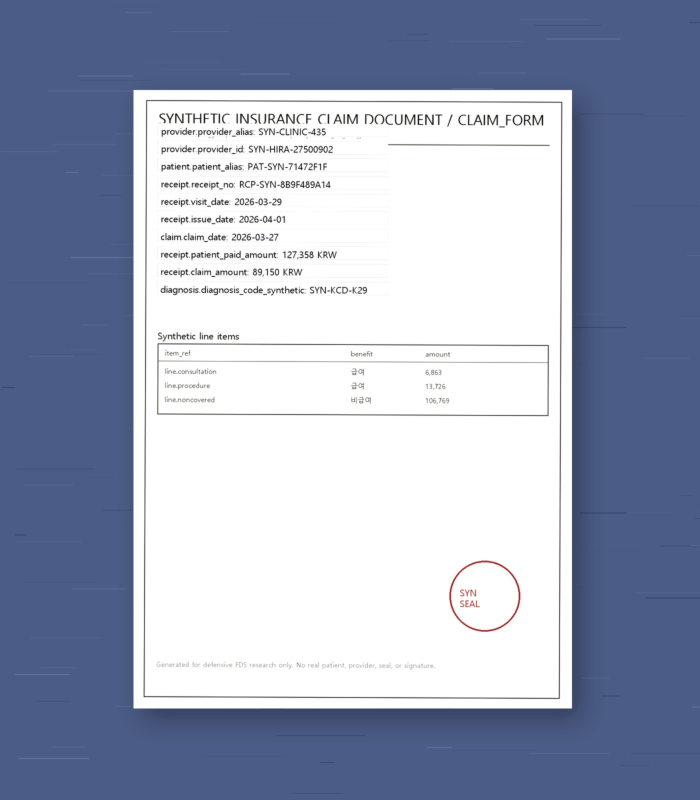
#> input picture data/insurance-fds-generated/camera-v1/images/AF/AF_CAMERA_IMAGE_CLAIM_FORM_0049_V01.png, 1400 x 1600 px (shown at 1/2 size)
$ python -i profile_real_web_document_candidates.py   (imports and definitions only)
#> lines starting #> are read from the running program, lines starting #| are printed output that depends on the picture; after the words box and inside, x2 and y2 are one past the last pixel; in counts of white or black regions, pixels touching at a corner belong together
from __future__ import annotations

import argparse
import json
import shutil
from dataclasses import asdict, dataclass
from pathlib import Path
from typing import Any

import cv2
import numpy as np
from PIL import Image, ImageDraw


NEGATIVE_CONTEXT_TERMS = [
    "panda", "fubao", "pinimg", "pinterest", "profile", "avatar", "logo", "icon",
    "banner", "stock", "adobestock", "shutterstock", "gettyimages", "istockphoto",
    "wallpaper", "food", "recipe", "gourmet", "restaurant", "hotel", "playground",
    "beach", "travel", "tour", "alicdn", "youtube", "ytimg", "namu.wiki",
    "giuong", "drap", "sofa", "bed", "origami",
    "판다", "푸바오", "동물", "음식", "맛집", "여행", "관광", "배너", "로고", "프로필",
]

OCR_VISION_PASS_STATUS = "downloaded_quarantine_ocr_vision_pass"


@dataclass
class ProfileRow:
    candidate_id: str
    document_type_guess: str
    local_path: str
    page_url: str
    image_url: str
    width: int
    height: int
    edge_density: float
    horizontal_line_count: int
    vertical_line_count: int
    contour_box_count: int
    document_likelihood_score: float
    curation_suggestion: str
    context_reject_reason: str
    field_candidate_json_path: str


# [4 lines left out: function load_manifest, not called in this run]


def detect_boxes(gray: np.ndarray) -> tuple[int, int, int, float, list[list[int]]]:
    blur = cv2.GaussianBlur(gray, (3, 3), 0)
    edges = cv2.Canny(blur, 80, 180)
    edge_density = float(np.mean(edges > 0))

    _, th = cv2.threshold(gray, 0, 255, cv2.THRESH_BINARY_INV + cv2.THRESH_OTSU)
    h, w = gray.shape[:2]
    h_kernel = cv2.getStructuringElement(cv2.MORPH_RECT, (max(20, w // 24), 1))
    v_kernel = cv2.getStructuringElement(cv2.MORPH_RECT, (1, max(20, h // 24)))
    h_lines = cv2.morphologyEx(th, cv2.MORPH_OPEN, h_kernel)
    v_lines = cv2.morphologyEx(th, cv2.MORPH_OPEN, v_kernel)

    h_contours, _ = cv2.findContours(h_lines, cv2.RETR_EXTERNAL, cv2.CHAIN_APPROX_SIMPLE)
    v_contours, _ = cv2.findContours(v_lines, cv2.RETR_EXTERNAL, cv2.CHAIN_APPROX_SIMPLE)
    grid = cv2.bitwise_or(h_lines, v_lines)
    contours, _ = cv2.findContours(grid, cv2.RETR_EXTERNAL, cv2.CHAIN_APPROX_SIMPLE)

    boxes: list[list[int]] = []
    for c in contours:
        x, y, bw, bh = cv2.boundingRect(c)
        if bw < 24 or bh < 12:
            continue
        if bw * bh < 500:
            continue
        if bw > w * 0.98 and bh > h * 0.98:
            continue
        boxes.append([int(x), int(y), int(x + bw), int(y + bh)])
    boxes = sorted(boxes, key=lambda b: (b[1], b[0]))[:80]
    return len(h_contours), len(v_contours), len(boxes), edge_density, boxes


# [135 lines left out: functions score_document, row_context_reject_reason, make_debug_overlay, main, not called in this run]


# [2 lines not run here, left out]

>>> import cv2
>>> picture = cv2.imread('../../../../../../../data/insurance-fds-generated/camera-v1/images/AF/AF_CAMERA_IMAGE_CLAIM_FORM_0049_V01.png', cv2.IMREAD_GRAYSCALE)
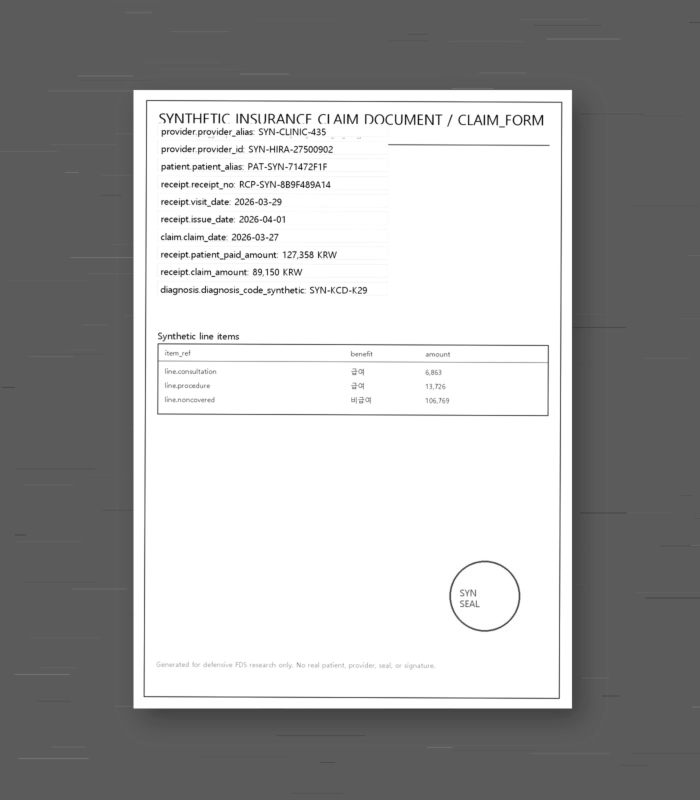
#> picture: shape (1600, 1400) (shown at 1/2 size); min 6, max 255, mean 166.4
>>> result = detect_boxes(picture)
#> in detect_boxes, `edges = cv2.Canny(blur, 80, 180)`:
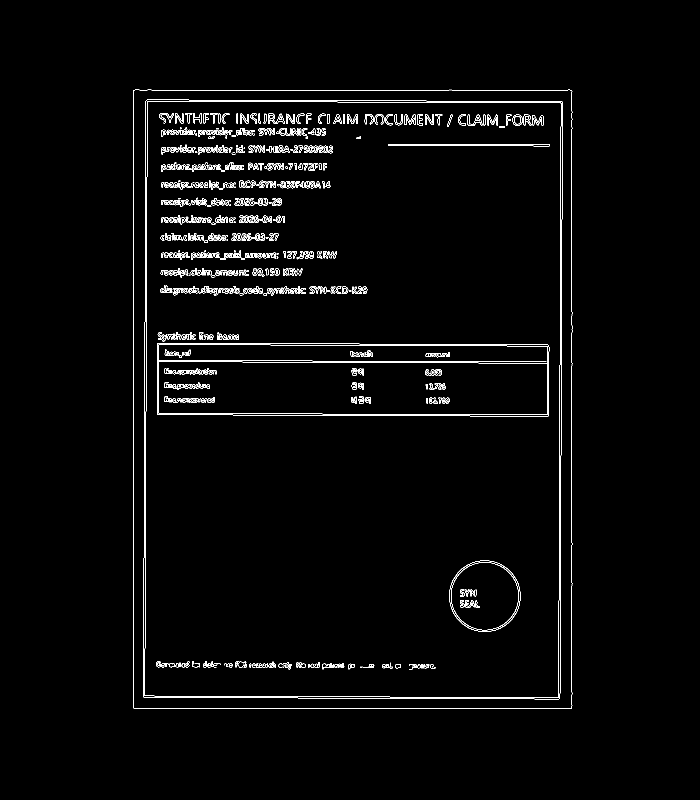
#> edges: shape (1600, 1400) (shown at 1/2 size); 2% white in thin lines or dots, all inside (x1, y1, x2, y2) = (266, 179, 1145, 1418)
#> in detect_boxes, `edge_density = float(np.mean(edges > 0))`: edge_density = 0.0196
#> in detect_boxes, `_, th = cv2.threshold(gray, 0, 255, cv2.THRESH_BINARY_INV + cv2.THRESH..`:
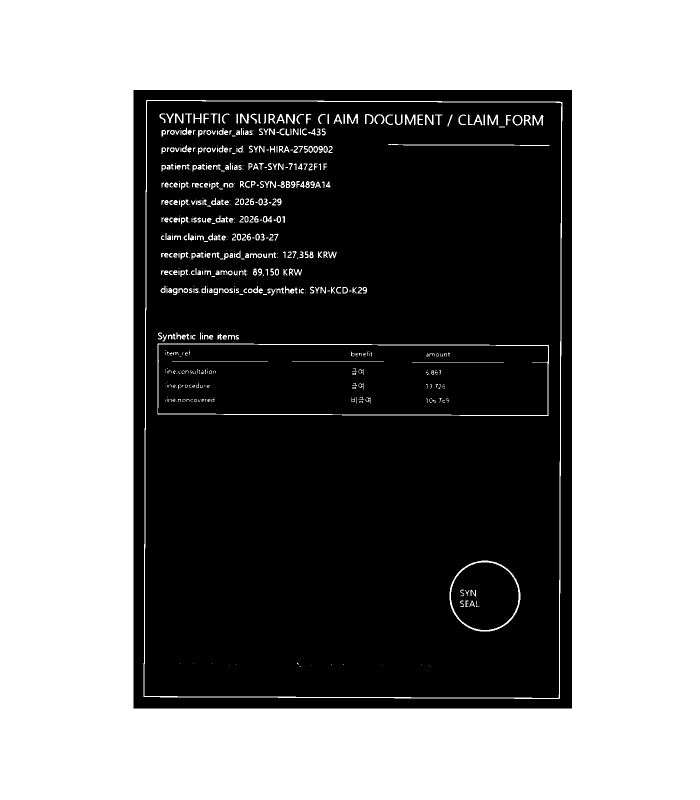
#> th: shape (1600, 1400) (shown at 1/2 size); 53.2% white; 148 black regions (100 under 20 px), largest, box (x1, y1, x2, y2) and area: (289, 202, 1123, 1396) 835115, (316, 689, 1096, 830) 105606, (267, 180, 1144, 1417) 90595
#> in detect_boxes, `h_lines = cv2.morphologyEx(th, cv2.MORPH_OPEN, h_kernel)`:
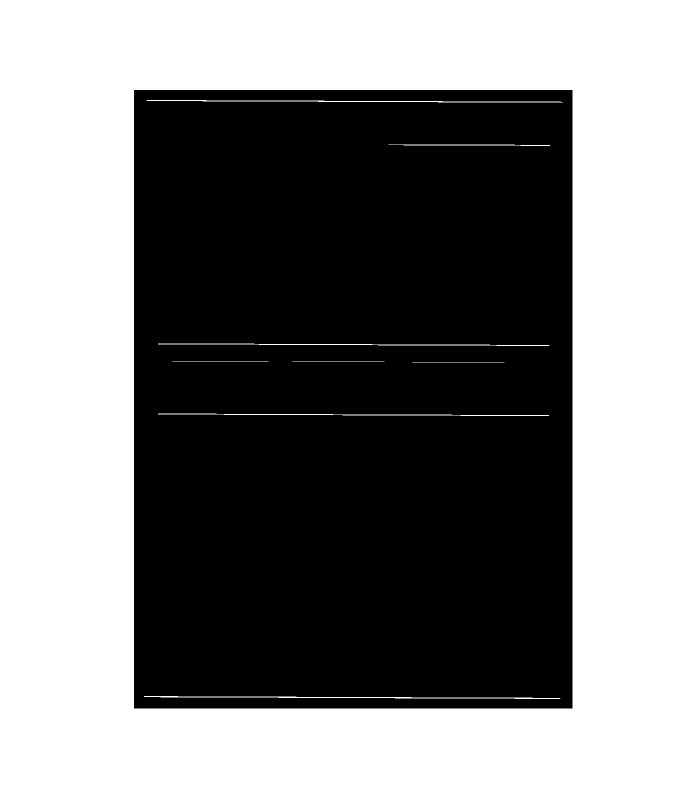
#> h_lines: shape (1600, 1400) (shown at 1/2 size); 51.9% white; 1 black region, box (x1, y1, x2, y2) and area: (268, 180, 1145, 1417) 1077144
#> in detect_boxes, `v_lines = cv2.morphologyEx(th, cv2.MORPH_OPEN, v_kernel)`:
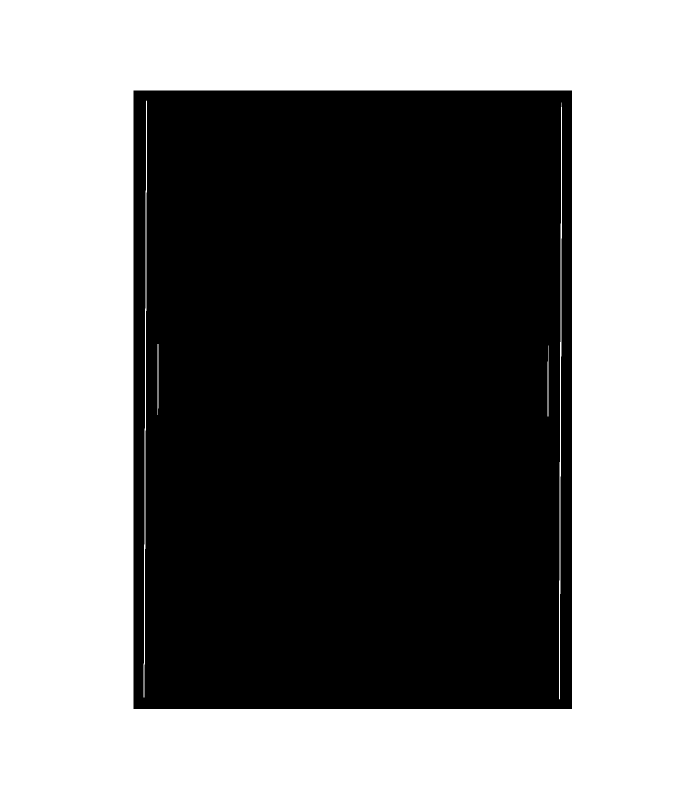
#> v_lines: shape (1600, 1400) (shown at 1/2 size); 51.8% white; 1 black region, box (x1, y1, x2, y2) and area: (267, 181, 1144, 1418) 1079422
#> in detect_boxes, `h_contours, _ = cv2.findContours(h_lines, cv2.RETR_EXTERNAL, cv2.CHAIN..`: h_contours = [[[0, 0], [0, 1599], [1399, 1599], [1399, 0]]]
#> in detect_boxes, `grid = cv2.bitwise_or(h_lines, v_lines)`:
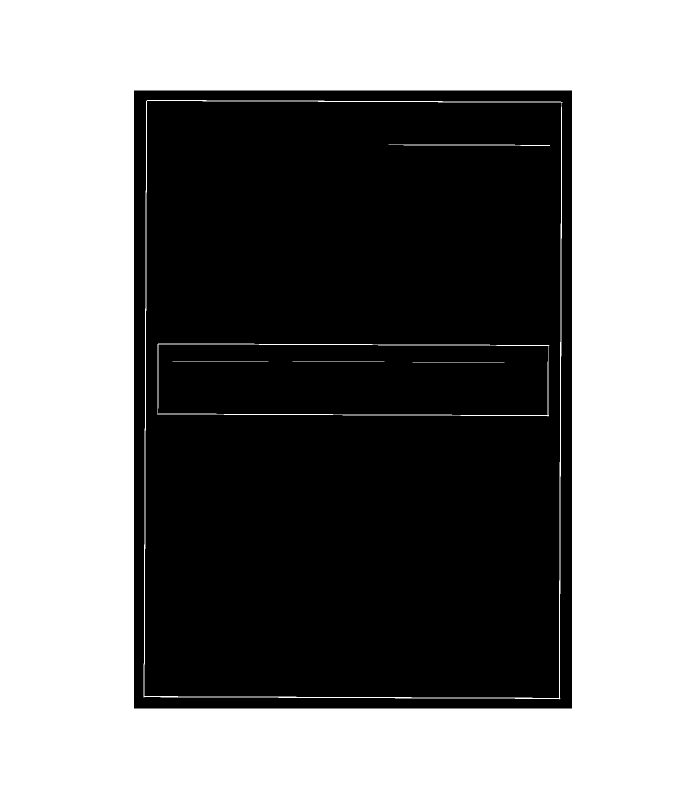
#> grid: shape (1600, 1400) (shown at 1/2 size); 52.2% white; 3 black regions, box (x1, y1, x2, y2) and area: (289, 202, 1123, 1396) 873992, (316, 689, 1096, 830) 107109, (268, 181, 1144, 1417) 88516
#> the loop in detect_boxes, `for c in contours:` made 1 pass
#> (c, x, y, bw, bh) on pass 1: ([[0, 0], [0, 1599], [1399, 1599], [1399, 0]], 0, 0, 1400, 1600)
#> after the loop in detect_boxes, `for c in contours:`: boxes = []
#> result = (1, 1, 0, 0.0196, [])
